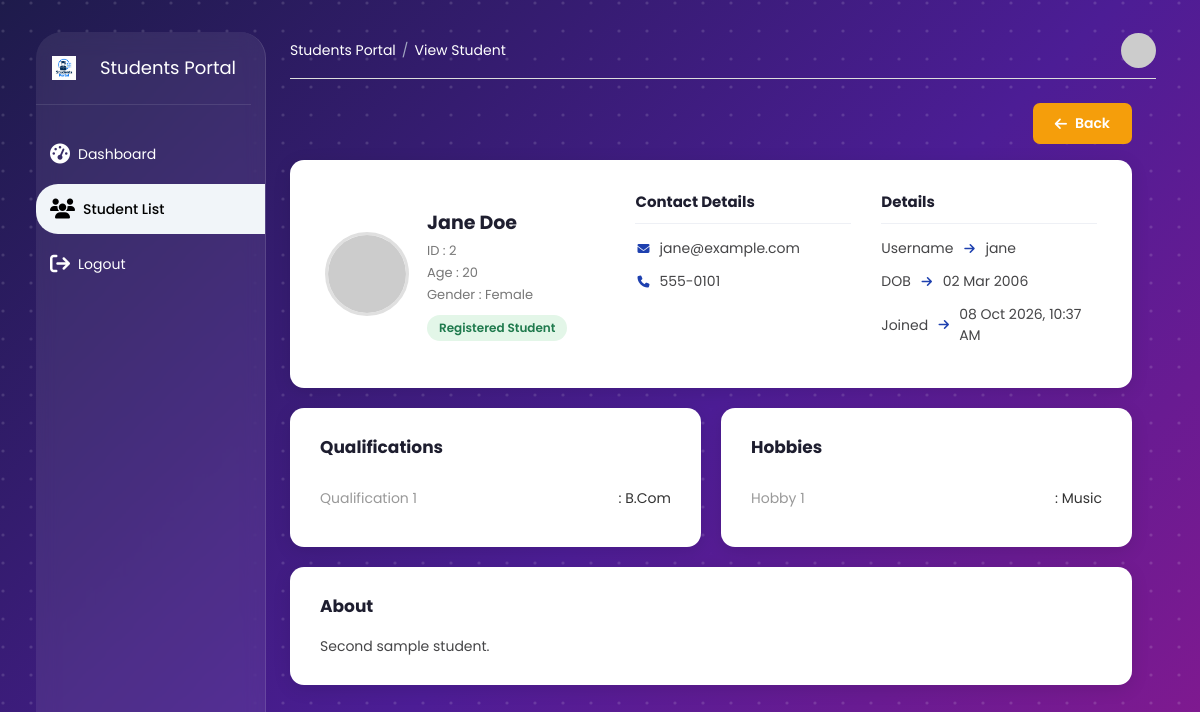
/view_student.php?id=2 (signed in), run on the app's committed database.
### tables this page shows
CREATE TABLE IF NOT EXISTS users (
    id             INT AUTO_INCREMENT PRIMARY KEY,
    fullname       VARCHAR(100) NOT NULL,
    username       VARCHAR(50)  NOT NULL UNIQUE,
    email          VARCHAR(100) NOT NULL,
    phone          VARCHAR(20)  NULL,
    gender         VARCHAR(10)  NULL,
    hobbies        VARCHAR(255) NULL,
    age            INT          NULL,
    qualifications VARCHAR(255) NULL,
    password       VARCHAR(255) NOT NULL,
    dob            DATE         NULL,
    about          TEXT         NULL,
    photo          VARCHAR(255) NULL,
    created_at     TIMESTAMP DEFAULT CURRENT_TIMESTAMP
);

### includes/student.class.php (called while the page is built, shortened)
<?php
class Student
    {
        var $conn;
        function __construct($conn)
            {
                $this->conn         = $conn;
            }
        function query($sql, $types = "", $params = array())
            {
                $stmt = mysqli_prepare($this->conn, $sql);
                if ($types != "")
                    {
                        mysqli_stmt_bind_param($stmt, $types, ...$params);
                    }
                mysqli_stmt_execute($stmt);
                return mysqli_stmt_get_result($stmt);
            }
        function getStudentById($id)
            {
                $result = $this->query("SELECT * FROM users WHERE id = ?", "i", array($id));
                return $result ? mysqli_fetch_assoc($result) : false;
            }
        function getHeaderInfo($username)
            {
                $result = $this->query("SELECT fullname, photo FROM users WHERE username = ?", "s", array(trim($username)));
                return $result ? mysqli_fetch_assoc($result) : null;
            }
    }
?>

### view_student.php (the view, shortened to what this page needs)
<?php
include 'includes/connection.php';
include 'includes/student.class.php';
$objstd  = new Student($conn);
$id = (int) $_GET["id"];
$student = $objstd->getStudentById($id);
if ($student["photo"] != "")
    {
        $photo = "uploads/" . $student["photo"];
    }
else
    {
        $photo = "https://ui-avatars.com/api/?background=1e40af&color=fff&name=" . urlencode($student["fullname"]);
    }
$hobbies        = $student["hobbies"] != "" ? explode(", ", $student["hobbies"]) : array();
$qualifications = $student["qualifications"] != "" ? explode(", ", $student["qualifications"]) : array();
$activePage      = "students";
$breadcrumbLabel = "View Student";
?>
<!DOCTYPE html>
<html lang="en">
<head>
    <?php include 'head-script.php'; ?>
</head>
<body class="page-view-student">
    <div class="bg_dashboard h-screen">
        <div class="row">
            <?php include 'sidebar.php'; ?>
            <div class="right_bar">
                <?php include 'header.php'; ?>
                <div class="row mt-4 max_565 content_row_flex">
                    <div class="col-12 content_col_full">
                        <div class="view-back-row">
                            <a href="manage_students.php" class="view-back-btn">
                                <i class="fa-solid fa-arrow-left"></i> Back
                            </a>
                        </div>
                        <div class="view-card view-summary-card">
                            <div class="view-summary-grid">
                                <div class="view-summary-photo">
                                    <img src="<?php echo htmlspecialchars($photo); ?>" alt="">
                                    <div>
                                        <h3><?php echo htmlspecialchars($student["fullname"]); ?></h3>
                                        <p>ID : <?php echo (int) $student["id"]; ?></p>
                                        <p>Age : <?php echo $student["age"] != "" ? htmlspecialchars($student["age"]) : "-"; ?></p>
                                        <p>Gender : <?php echo $student["gender"] != "" ? htmlspecialchars($student["gender"]) : "-"; ?></p>
                                        <span class="view-status-badge">Registered Student</span>
                                    </div>
                                </div>
                                <div class="view-summary-block">
                                    <h4>Contact Details</h4>
                                    <p><i class="fa-solid fa-envelope"></i> <?php echo htmlspecialchars($student["email"]); ?></p>
                                    <p><i class="fa-solid fa-phone"></i>
                                        <?php echo $student["phone"] != "" ? htmlspecialchars($student["phone"]) : "-"; ?>
                                    </p>
                                </div>
                                <div class="view-summary-block">
                                    <h4>Details</h4>
                                    <p>Username <i class="fa-solid fa-arrow-right"></i> <?php echo htmlspecialchars($student["username"]); ?></p>
                                    <p>DOB <i class="fa-solid fa-arrow-right"></i>
                                        <?php echo $student["dob"] != "" ? date("d M Y", strtotime($student["dob"])) : "-"; ?>
                                    </p>
                                    <p>Joined <i class="fa-solid fa-arrow-right"></i>
                                        <?php echo $student["created_at"] != "" ? date("d M Y, h:i A", strtotime($student["created_at"])) : "-"; ?>
                                    </p>
                                </div>
                            </div>
                        </div>
                        <div class="view-two-col">
                            <div class="view-card">
                                <h4 class="view-card-title">Qualifications</h4>
                                <?php if (count($qualifications) > 0): ?>
                                    <?php foreach ($qualifications as $i => $item): ?>
                                        <div class="view-row">
                                            <span class="view-row-label">Qualification <?php echo $i + 1; ?></span>
                                            <span class="view-row-value">: <?php echo htmlspecialchars($item); ?></span>
                                        </div>
                                    <?php endforeach; ?>
                                <?php else: ?>
                                    <div class="view-row">
                                        <span class="view-row-value">No qualifications added.</span>
                                    </div>
                                <?php endif; ?>
                            </div>
                            <div class="view-card">
                                <h4 class="view-card-title">Hobbies</h4>
                                <?php if (count($hobbies) > 0): ?>
                                    <?php foreach ($hobbies as $i => $item): ?>
                                        <div class="view-row">
                                            <span class="view-row-label">Hobby <?php echo $i + 1; ?></span>
                                            <span class="view-row-value">: <?php echo htmlspecialchars($item); ?></span>
                                        </div>
                                    <?php endforeach; ?>
                                <?php else: ?>
                                    <div class="view-row">
                                        <span class="view-row-value">No hobbies added.</span>
                                    </div>
                                <?php endif; ?>
                            </div>
                        </div>
                        <div class="view-card">
                            <h4 class="view-card-title">About</h4>
                            <p class="view-about-text">
                                <?php echo $student["about"] != "" ? nl2br(htmlspecialchars($student["about"])) : "No details added."; ?>
                            </p>
                        </div>
                    </div>
                </div>
            </div>
        </div>
    </div>
</body>
</html>

### head-script.php (shortened to what this page needs)
<link href="css/style.css?v=<?php echo @filemtime(__DIR__ . '/../css/style.css') ?: time(); ?>" rel="stylesheet">
<link href="css/theme.css?v=<?php echo time(); ?>" rel="stylesheet">
<link rel="stylesheet" href="https://cdnjs.cloudflare.com/ajax/libs/font-awesome/6.2.1/css/all.min.css" />
<link rel="stylesheet" href="https://cdnjs.cloudflare.com/ajax/libs/bootstrap-icons/1.11.3/font/bootstrap-icons.min.css" />

### sidebar.php (shortened to what this page needs)
<?php
$liDashboard    = "";
$liStudents     = "";
$liLogout       = "";
if ($activePage == "students")
    {
        $liStudents = " active_mnu";
    }
?>
<div class="left_bar">
    <div class="logo_dash">
        <a href="#" class="intro-x d-flex gap-2 align-items-center ps-3">
            <img alt="" class="w-6" src="images/logo.png">
            <span class="d-none d-lg-block text-white text-lg ml-3">Students Portal</span>
        </a>
    </div>
    <div class="navigation_sec mt-4">
        <ul>
            <li class="<?php echo $liDashboard; ?>">
                <a href="dashboard.php">
                    <i class="fa-solid fa-gauge-high"></i>
                    <span class="hd_tb">Dashboard</span>
                </a>
            </li>
            <li class="<?php echo $liStudents; ?>">
                <a href="manage_students.php">
                    <i class="fa-solid fa-users"></i>
                    <span class="hd_tb">Student List</span>
                </a>
            </li>
            <li class="<?php echo $liLogout; ?>">
                <a href="logout.php">
                    <i class="fa-solid fa-arrow-right-from-bracket"></i>
                    <span class="hd_tb">Logout</span>
                </a>
            </li>
        </ul>
    </div>
</div>

### header.php (shortened to what this page needs)
<?php
include_once 'includes/student.class.php';
$objstd         = new Student($conn);
$headerUsername = $_SESSION["username"] ?? "";
$headerUser     = $objstd->getHeaderInfo($headerUsername);
$headerFullname = $headerUser["fullname"] ?? "User";
$headerPhoto    = ($headerUser && $headerUser["photo"] != "")
    ? "uploads/" . $headerUser["photo"]
    : "https://ui-avatars.com/api/?background=1e40af&color=fff&name=" . urlencode($headerFullname);
?>
<div class="top_bar d-flex justify-content-between align-items-center">
    <ol class="breadcrumb mt-2 mb-3">
        <li class="breadcrumb-item">
            <a href="dashboard.php">Students Portal</a>
        </li>
        <li class="breadcrumb-item active" aria-current="page"><?php echo htmlspecialchars($breadcrumbLabel); ?></li>
    </ol>
    <div class="user onhover-dropdown">
        <span><img src="<?php echo htmlspecialchars($headerPhoto); ?>" alt="" /></span>
    </div>
</div>

### css/theme.css (style rules this page uses)
body { font-family:"Poppins",sans-serif; background-attachment:fixed; color:#222; }
.bg_dashboard { background:transparent; }
.left_bar { background:rgba(255,255,255,.08); backdrop-filter:blur(10px); border-right:1px solid rgba(255,255,255,.12); color:#fff; }
.left_bar a { color:#fff; }
.top_bar, .top_bar .breadcrumb a, .breadcrumb-item.active { color:#fff; }
@media (min-width:992px) { .left_bar { margin:16px 0 16px 16px;border-radius:26px;height:calc(100vh - 32px); } }
@media (min-width:992px) { .right_bar { background:transparent; } }

### data on the page
users: fullname "Jane Doe", id "2", age "20", gender "Female", email "jane@example.com", phone "555-0101", username "jane", dob "02 Mar 2006", created_at "08 Oct 2026, 10:37 AM", qualifications "B.Com", hobbies "Music", about "Second sample student."

### other printed values
$breadcrumbLabel "View Student"
